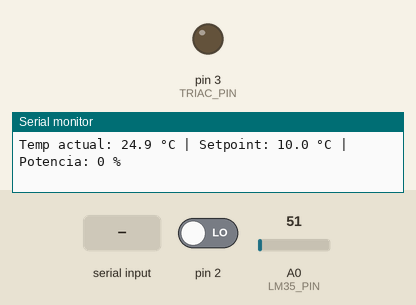
The sketch below on a simulated Arduino Uno, built with avr-gcc and run on an emulated ATmega328P. Parts: output pins drawn as LEDs (lit = HIGH), the last lines printed to the serial monitor. The test bench sets the inputs (shaded band); at power-on: pin 2 LOW, A0 (LM35_PIN) = 51.

Above: at 1.2 s.
1.3 s: pin 2 driven HIGH
At 2.5 s:
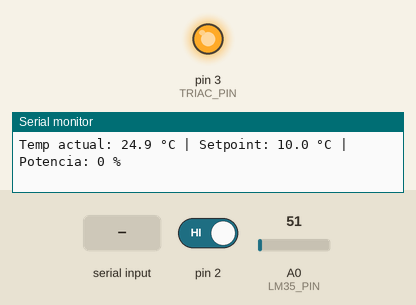
2.8 s: "90,45\n" received over Serial
4.3 s: "200\n" received over Serial
Timing chart, 0 to 7.3 s (numbered marks = the images above; inputs shaded):
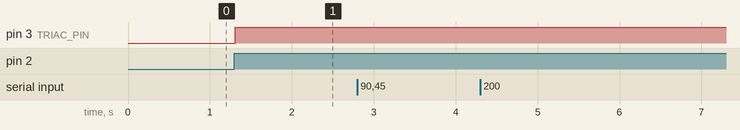

Measured:
- after the input at 1.3 s, pin 3 (TRIAC_PIN): LOW → HIGH at once

The sketch:

Triac_prueba2.ino
```cpp
#include <PID_v1.h>
#include <TimerOne.h>

#define TRIAC_PIN 3       // Pin digital para disparo del triac
#define LM35_PIN A0       // Pin analógico donde se conecta el LM35

// Variables PID
double setpoint = 10.0;   // Valor deseado de temperatura
double temperature;       // Temperatura actual
double output;            // Salida del PID (0 a 100%)
double Kp = 5, Ki = 0.1, Kd = 0.1;
PID pid(&temperature, &output, &setpoint, Kp, Ki, Kd, DIRECT);

// Dimmer por cruce por cero
volatile int i = 0;
volatile boolean cruce_cero = false;
int dim = 0;
const int MAX_DELAY = 83; // Mayor retardo = menor potencia
const int T_int = 100;

// Tiempos
unsigned long ultimaLectura = 0;
unsigned long ultimaMuestra = 0;

void setup() {
  Serial.begin(9600);
  Serial.println("Ingrese el setpoint de temperatura (°C):");

  pid.SetMode(AUTOMATIC);
  pid.SetOutputLimits(0, 100); // PID genera valores entre 0–100 %

  pinMode(TRIAC_PIN, OUTPUT);
  digitalWrite(TRIAC_PIN, LOW);

  attachInterrupt(digitalPinToInterrupt(2), deteccion_Cruce_cero, RISING); // Pin 2 a cruce por cero
  Timer1.initialize(T_int);          // Timer cada 100 us
  Timer1.attachInterrupt(Dimer);     // Llama a Dimer() en cada interrupción
}

void loop() {
  // Leer temperatura del LM35 cada 500 ms
  if (millis() - ultimaLectura >= 100) {
    int raw = analogRead(LM35_PIN);              // Lectura analógica
    float voltage = raw * (5.0 / 1023.0);         // Convertir a voltios
    temperature = voltage * 100.0;                // LM35: 10 mV/°C

    pid.Compute();                                // Calcular salida PID
    dim = map((int)output, 0, 100, MAX_DELAY, 0); // Convertir % a retardo

    ultimaLectura = millis();
  }

  // Mostrar info cada 500 ms
  if (millis() - ultimaMuestra >= 300) {
    Serial.print("Temp actual: ");
    Serial.print(temperature, 1);
    Serial.print(" °C | Setpoint: ");
    Serial.print(setpoint, 1);
    Serial.print(" °C | Potencia: ");
    Serial.print((int)output);
    Serial.println(" %");
    ultimaMuestra = millis();
  }

  // Leer nuevo setpoint desde Monitor Serial
  if (Serial.available()) {
    String entrada = Serial.readStringUntil('\n');
    entrada.trim(); // Quitar espacios/saltos
    if (entrada.length() > 0) {
      float nuevoSetpoint = entrada.toFloat();
      if (nuevoSetpoint > 0 && nuevoSetpoint < 150) {
        setpoint = nuevoSetpoint;
        Serial.print("Nuevo setpoint: ");
        Serial.print(setpoint, 1);
        Serial.println(" °C");
      } else {
        Serial.println("⚠️ Setpoint fuera de rango. Intente con un valor entre 0 y 150.");
      }
    }
  }
}

// Interrupción por cruce por cero (pin 2)
void deteccion_Cruce_cero() {
  cruce_cero = true;
  i = 0;
  digitalWrite(TRIAC_PIN, LOW);
}

// Función de disparo del triac
void Dimer() {
  if (cruce_cero) {
    if (i >= dim) {
      digitalWrite(TRIAC_PIN, HIGH);
      cruce_cero = false;
    } else {
      i++;
    }
  }
}
```
